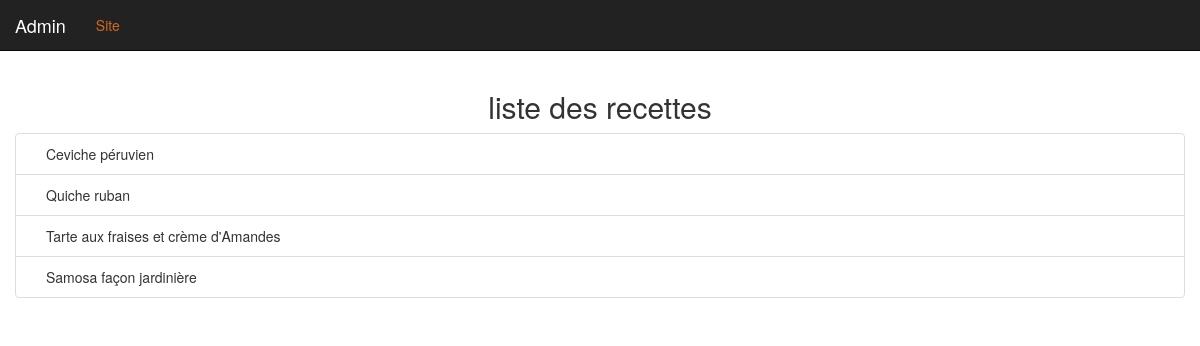
/admin/list_recipes.php, run on an earlier commit of the app's database.
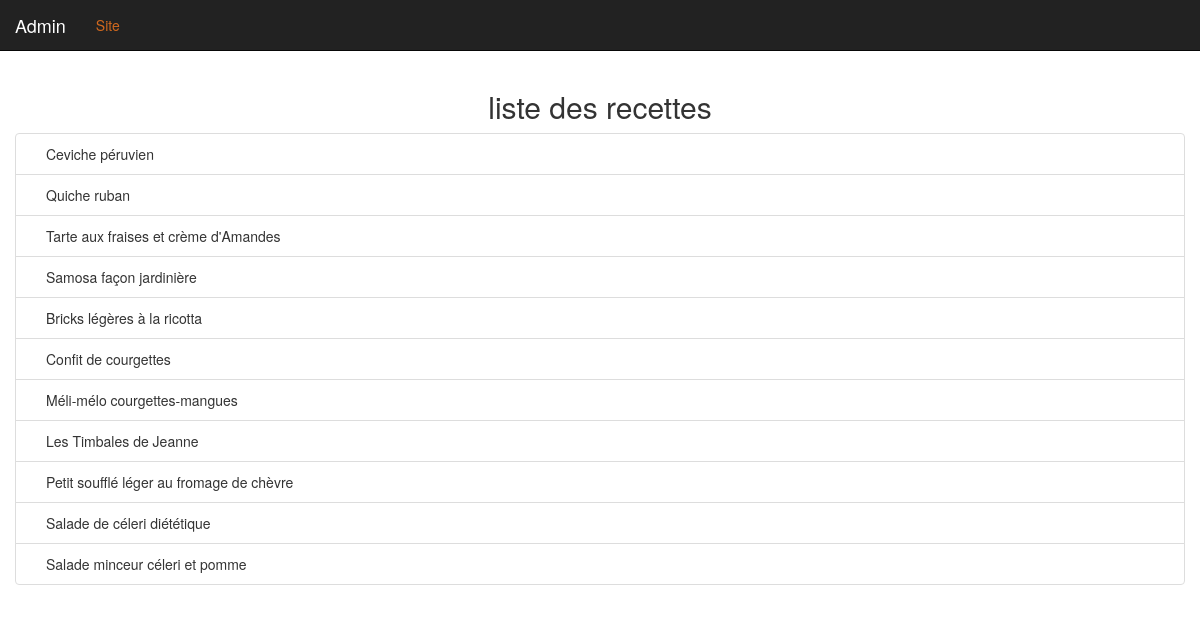
And on a later commit of the database.
### tables this page shows
CREATE TABLE `recipes` (
  `id` int(11) NOT NULL,
  `title` varchar(255) NOT NULL,
  `content` varchar(255) NOT NULL,
  `picture` varchar(255) NOT NULL,
  `date_add` datetime NOT NULL,
  `user_id` int(11) NOT NULL
);

### admin/list_recipes.php (the view, shortened to what this page needs)
<?php
require_once '../inc/connect.php';
$select = $bdd->prepare('SELECT id, title, user_id FROM recipes');
$select->execute();
$recipes = $select->fetchAll(PDO::FETCH_ASSOC);
include_once 'inc/header.php';
?>
<h2 class="text-center">liste des recettes</h2>
<ul class="list-group">
<?php foreach ($recipes as $recipe) : ?>
	<li class="list-group-item row">
		<div class="col-sm-8">
			<?= $recipe['title']; ?>
		</div>
	</li>
<?php endforeach ;?>
</ul>
<?php include_once 'inc/footer.php'; ?>

### admin/inc/header.php (shortened to what this page needs)
<!DOCTYPE html>
<html>
<head>
	<link rel="stylesheet" href="https://maxcdn.bootstrapcdn.com/bootstrap/3.3.6/css/bootstrap.min.css">
  <link type="text/css" href="../../css/style.css" rel="stylesheet">
</head>
<body class="bodyStyle">
<nav class="navbar navbar-inverse navbar-fixed-top">
  <div class="container-fluid">
    <div class="navbar-header">
      <a class="navbar-brand" href="index.php">Admin</a>
    </div>
    <div class="collapse navbar-collapse" id="myNavbar">
    <ul class="nav navbar-nav">
        <li><a href="../index.php">Site</a></li>
    </ul>
    </div>
  </div>
</nav>
	<main class="container">

### admin/inc/footer.php (shortened to what this page needs)
</main>
</body>
</html>

### css/style.css (style rules this page uses)
.bodyStyle { background: url("https://wallpaperscraft.com/image/restaurant_table_interior_modern_style_39288_1920x1080.jpg") no-repeat fixed; }
.navbar-inverse .navbar-nav>li>a { color: chocolate; }
ul>li>a { color:chocolate; }

### admin/inc/header.php (style rules this page uses)
body { padding-top: 70px; }

What changed in the data, as far as the page shows it:
added recipes: title "Bricks légères à la ricotta"
added recipes: title "Confit de courgettes"
added recipes: title "Méli-mélo courgettes-mangues"
added recipes: title "Les Timbales de Jeanne"
added recipes: title "Petit soufflé léger au fromage de chèvre"
added recipes: title "Salade de céleri diététique"
added recipes: title "Salade minceur céleri et pomme"
